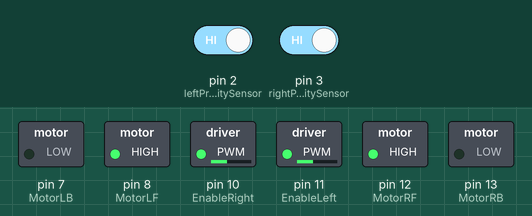
This sketch was run on a simulated Arduino Uno, built with avr-gcc and run on an emulated ATmega328P. Parts: switched loads named in the sketch (green lamp = pin HIGH). The inputs (shaded band) are chosen by the test bench; at power-on: pin 2 (leftProximitySensor) HIGH, pin 3 (rightProximitySensor) HIGH. Pins used as bus, display or sensor lines are not drawn.

Above: at 1.2 s.
1.3 s: pin 2 (leftProximitySensor) driven LOW
At 2.4 s:
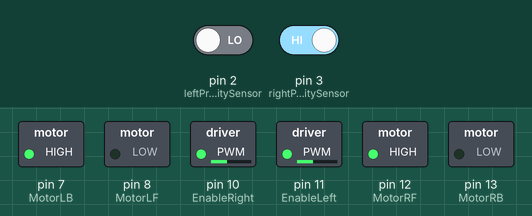
2.8 s: pin 3 (rightProximitySensor) driven LOW
At 3.5 s:
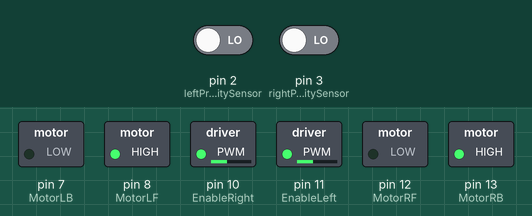
4.3 s: pin 3 (rightProximitySensor) driven HIGH
At 4.7 s:
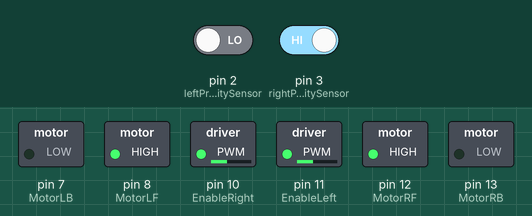
Timing chart, 0 to 7.3 s (numbered marks = the images above; inputs shaded):
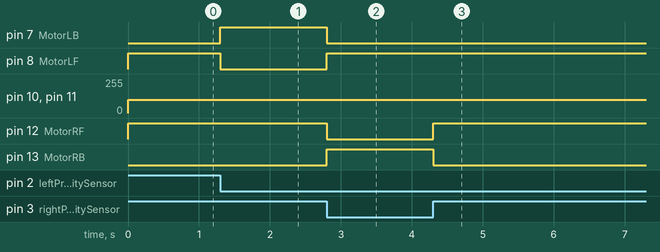

The sketch:

SensorTest_Interrupt.ino
```cpp
//----------------------------------------------------------------------------
//
// Versión 1.1.2
// Interrupts that interrupt!
//
//----------------------------------------------------------------------------

#include "Boat.h"

volatile int glSpeed = NORMAL_SPEED;
//----------------------------------------------------------------------------
//                            SETUP
//----------------------------------------------------------------------------
void setup()
{
  pinMode( EnableLeft, OUTPUT ); //set enable motor pin as output
  pinMode( EnableRight, OUTPUT );//same for right one

  pinMode( leftSensor, OUTPUT );
  pinMode( rightSensor, OUTPUT );

  pinMode( rightProximitySensor, INPUT_PULLUP );
  pinMode( leftProximitySensor, INPUT_PULLUP );

  //set al motor connected pins as output
  pinMode( MotorLF, OUTPUT );
  pinMode( MotorLB, OUTPUT );
  pinMode( MotorRF, OUTPUT );
  pinMode( MotorRB, OUTPUT );

  attachInterrupt( digitalPinToInterrupt( rightProximitySensor ), rightSensorAlert, CHANGE );
  attachInterrupt( digitalPinToInterrupt( leftProximitySensor ), leftSensorAlert, CHANGE );
}

//----------------------------------------------------------------------------
//                            LOOP
//----------------------------------------------------------------------------
void loop( void )
{
  enableSensors();
  moveForward();
  while( 1 )
  {
    //enter here what you want to do while moving forward...
  }
}

//----------------------------------------------------------------------------
//                            SENSORS - INTERRUPTS
//----------------------------------------------------------------------------
void rightSensorAlert( void )
{
  beIdle();
  if( digitalRead( rightProximitySensor ) )
  {
    moveForward();
  }
  else
  {
    turnFullLeft();
  }
}

void leftSensorAlert( void )
{
  beIdle();
  if( digitalRead( leftProximitySensor ) )
  {
    moveForward();
  }
  else
  {
    turnFullRight();
  }
}

void enableSensors( void )
{
  digitalWrite( leftSensor, HIGH );
  digitalWrite( rightSensor, HIGH );
}

void killRightSensor( void )
{
  digitalWrite( rightSensor, LOW );
}

void killLeftSensor( void )
{
  digitalWrite( leftSensor, LOW );
}

//----------------------------------------------------------------------------
//                                MOVEMENTS
//----------------------------------------------------------------------------
void inError( void )
{
  //full speed for all this attempts
  glSpeed = HIGH_SPEED;
  //be idle and move back
  moveBackwards();
  //keep pushing back for a while
  delay( ERROR_DELAY );
  //shake a little
  turnFullLeft();
  delay( ERROR_DELAY );
  turnFullRight();
  delay( ERROR_DELAY );
  turnFullLeft();
  delay( ERROR_DELAY );
  turnFullRight();
  delay( ERROR_DELAY );
  moveBackwards();
  //end, this will put me on idle later, let's hope the mad dance made it
  //get stuff back to normal
  glSpeed = NORMAL_SPEED;
}

void beIdle( void )
{
  //can not have delays for many steps may use it to stop motors first
  killRight();
  killLeft();
}

void moveForward( void )
{
  // always go to idle first to avoid enabling both pins of motor
  setRight( FORWARD );
  setLeft( FORWARD );
}

void moveBackwards( void )
{
  // always go to idle first to avoid enabling both pins of motor
  setRight( BACKWARDS );
  setLeft( BACKWARDS );
}

void turnFullLeft( void )
{
  setRight( BACKWARDS );
  setLeft( FORWARD );
}

void turnFullRight( void )
{
  setRight( FORWARD );
  setLeft( BACKWARDS );
}

void turnRight( void )
{
  killLeft();
  setRight( FORWARD );
}

void turnLeft( void )
{
  killRight();
  setLeft( FORWARD );
}

void setRight( bool Direction )
{
  killRight();
  digitalWrite( MotorRF, Direction );
  digitalWrite( MotorRB, !Direction );
  analogWrite( EnableRight, glSpeed );
}

void setLeft( bool Direction )
{
  killLeft();
  digitalWrite( MotorLF, Direction );
  digitalWrite( MotorLB, !Direction );
  analogWrite( EnableLeft, glSpeed );
}

void killRight( void )
{
  digitalWrite( MotorRF, LOW );
  digitalWrite( MotorRB, LOW );
  digitalWrite( EnableRight, LOW );
}

void killLeft( void )
{
  digitalWrite( MotorLF, LOW );
  digitalWrite( MotorLB, LOW );
  digitalWrite( EnableLeft, LOW );
}

void move( bool Direction )
{
  if( Direction )
  {
    moveForward();
  }
  else
  {
    moveBackwards();
  }
}

void turn( bool Way )
{
  if( Way )
  {
    turnRight();
  }
  else
  {
    turnLeft();
  }
}

void turnFull( bool Way )
{
  if( Way )
  {
    turnFullRight();
  }
  else
  {
    turnFullLeft();
  }
}
```

Boat.h
```cpp
#ifndef BOAT_LIB
#define BOAT_LIB

//----------------------------------------------------------------------------
//                            CONSTANTS
//----------------------------------------------------------------------------
const byte EnableLeft = 11;   // Enable Pin for left motor
const byte EnableRight = 10;  // Enable Pin for right motor

const byte MotorLF = 8;   // Control pin Forward for left motor
const byte MotorLB = 7;   // Control pin Backward for left motor
const byte MotorRF = 12;  // Control pin Forward for right motor
const byte MotorRB = 13;  // Control pin Backward for right motor

const bool FORWARD              = 1;
const bool BACKWARDS            = 0;
const bool RIGHT                = 1;
const bool LEFT                 = 0;

const byte leftProximitySensor  = 2;   //interrupt input 0 reads left sensor (DP2 is interrupt 0)
const byte rightProximitySensor = 3;   //interrupt input 1 reads right sensor (DP3 is interrupt 1)
const byte leftSensor    = 5;
const byte rightSensor   = 4;

const byte NORMAL_SPEED         = 100;
const byte LOW_SPEED            = 75;
const byte HIGH_SPEED           = 125;
const int SECONDS               = 1000;
const int STEPS_DELAY           = 3 * SECONDS;
const int FULL_TURN_TIME      	= 10 * SECONDS;		// 10 seconds to pass from turning to 2 motors turnning
const int ERROR_TIME		        = 30 * SECONDS;   // seconds to determin we are stuck
const int ERROR_DELAY           = 10 * SECONDS;

const int NEITHER     = -1;
const int TURN_LEFT   = 0;
const int TURN_RIGHT  = 1;

//----------------------------------------------------------------------------
//                            ENUMS
//----------------------------------------------------------------------------
enum States
{
  eIdle = 0,
  eMoveForward,
  eMoveBackwards,
  eTurn,
  eTurnFull,
  eError
};

#endif

//                               +-----___-----+
//                               |             |
//                         RESET | 1        28 | AI5
//                               |             |
//                           RXD | 2        27 | AI4
//                               |             |
//                           TXD | 3        26 | AI3
//                               |             |
// leftProximitySensor  INT0 PD2 | 4        25 | AI2
//                               |             |
// rightProximitySensor INT1 PD3 | 5        24 | AI1
//                               |             |
// rightSensor               PD4 | 6        23 | AI0
//                               |             |
//                           VCC | 7        22 | GND
//                               |             |
//                           GND | 8        21 | AREF
//                               |             |
//                         XTAL1 | 9        20 | AVCC
//                               |             |
//                         XTAL2 | 10       19 | DP13         MotorRB
//                               |             |
// leftSensor          (PWM) DP5 | 11       18 | DP12         MotorRF
//                               |             |
//                     (PWM) DP6 | 12       17 | DP11 (PWM)   EnableLeft
//                               |             |
// MotorLB                   DP7 | 13       16 | DP10 (PWM)   EnableRight
//                               |             |
// MotorLF                   DP8 | 14       15 | DP9 (PWM)
//                               |             |
//                               +-------------+
```

Measured:
- after the input at 1.3 s, pin 7 (MotorLB): LOW → HIGH at once; pin 8 (MotorLF): HIGH → LOW at once
- after the input at 2.8 s, pin 7 (MotorLB), pin 12 (MotorRF): HIGH → LOW at once; pin 8 (MotorLF), pin 13 (MotorRB): LOW → HIGH at once
- after the input at 4.3 s, pin 12 (MotorRF): LOW → HIGH at once; pin 13 (MotorRB): HIGH → LOW at once
